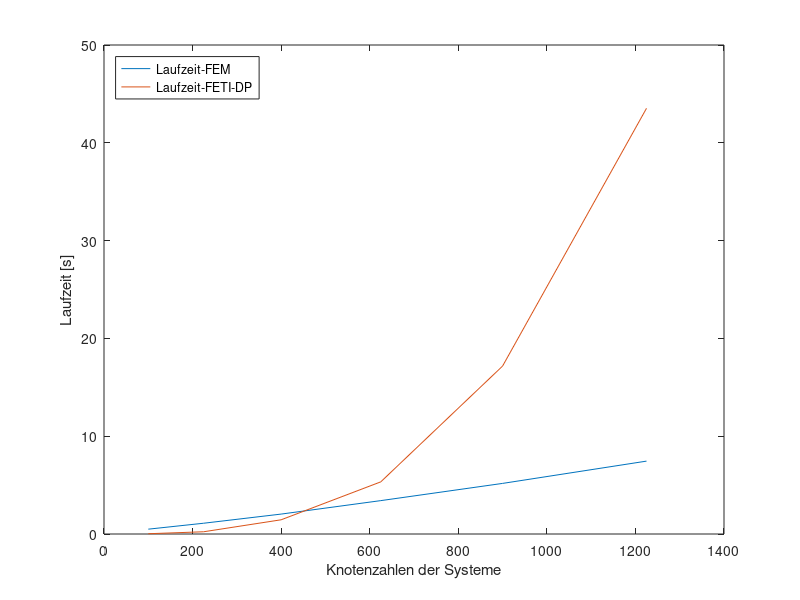

Write MATLAB code to recreate this figure.
%Laufzeitplots 
x = [100, 225, 400, 625, 900, 1225];
y1=[0.4946 1.1013 2.0366 3.4134 5.1736 7.4519];
plot(x,y1)
hold on 
y2=[0.0275 0.2295 1.4535 5.3319 17.170 43.5252];
plot(x,y2)
legend('Laufzeit-FEM','Laufzeit-FETI-DP','Location','northwest')
xlabel('Knotenzahlen der Systeme')
ylabel('Laufzeit [s]')